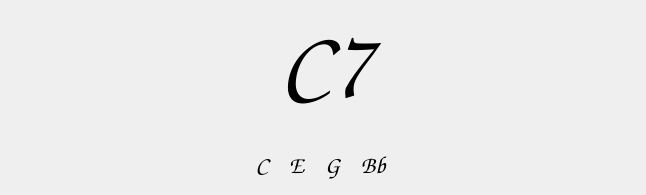
<?xml version="1.0" encoding="UTF-8"?>
<ui version="4.0">
 <class>ChordAnalyzer</class>
 <widget class="QDialog" name="ChordAnalyzer">
  <property name="geometry">
   <rect>
    <x>0</x>
    <y>0</y>
    <width>646</width>
    <height>195</height>
   </rect>
  </property>
  <property name="windowTitle">
   <string>Chord Analyzer</string>
  </property>
  <widget class="QLabel" name="label">
   <property name="geometry">
    <rect>
     <x>10</x>
     <y>10</y>
     <width>631</width>
     <height>111</height>
    </rect>
   </property>
   <property name="font">
    <font>
     <family>Comic Sans MS</family>
     <pointsize>72</pointsize>
    </font>
   </property>
   <property name="text">
    <string>C7</string>
   </property>
   <property name="alignment">
    <set>Qt::AlignCenter</set>
   </property>
  </widget>
  <widget class="QLabel" name="label_2">
   <property name="geometry">
    <rect>
     <x>10</x>
     <y>140</y>
     <width>621</width>
     <height>51</height>
    </rect>
   </property>
   <property name="font">
    <font>
     <family>Comic Sans MS</family>
     <pointsize>18</pointsize>
    </font>
   </property>
   <property name="text">
    <string>C    E    G    Bb</string>
   </property>
   <property name="alignment">
    <set>Qt::AlignCenter</set>
   </property>
  </widget>
 </widget>
 <resources/>
 <connections/>
</ui>
